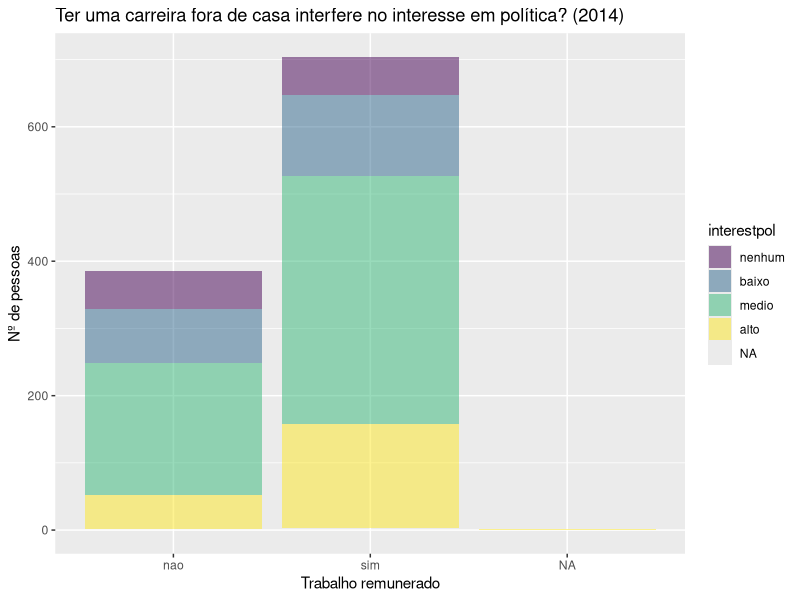
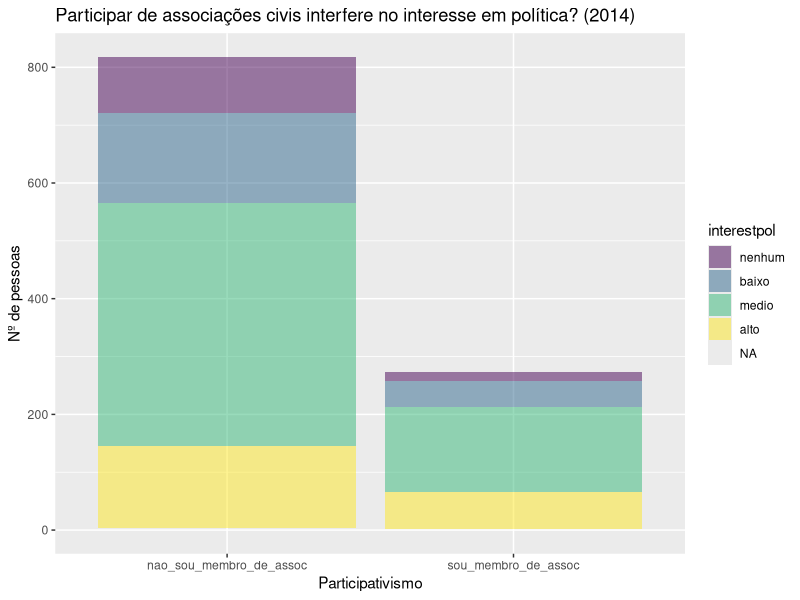
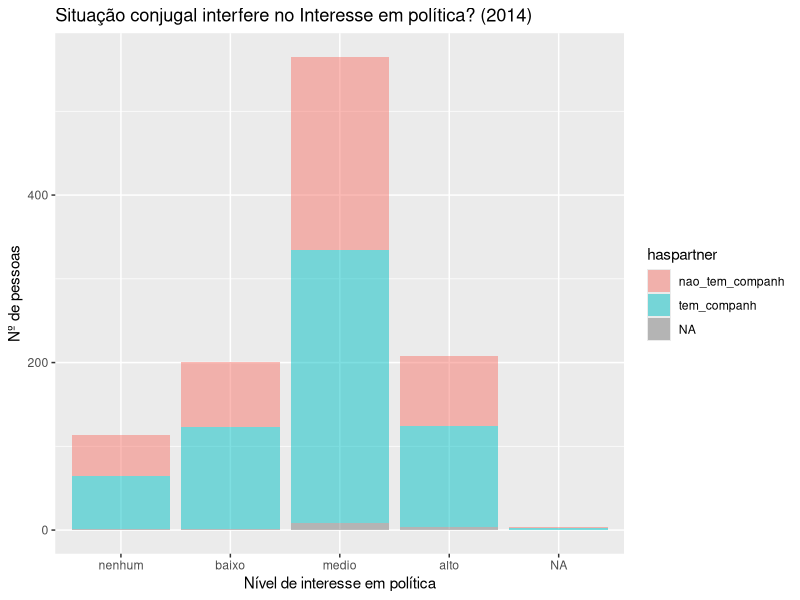
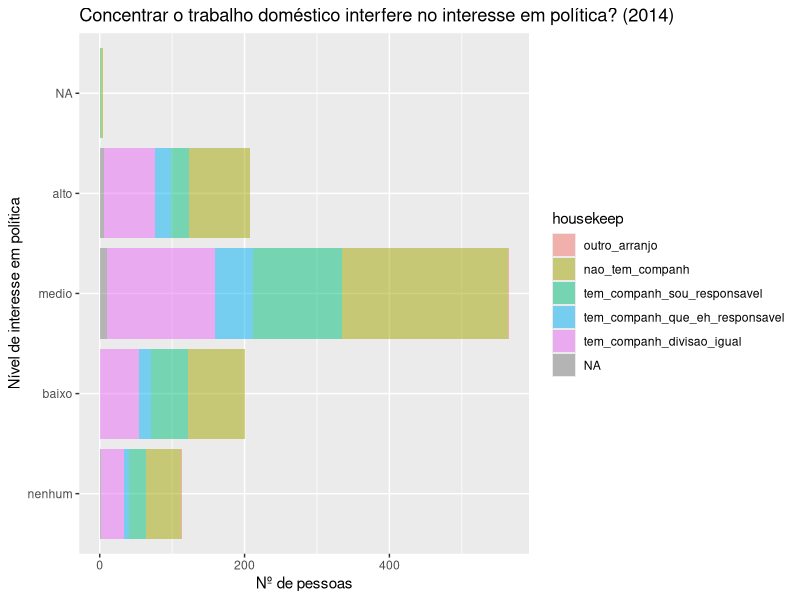
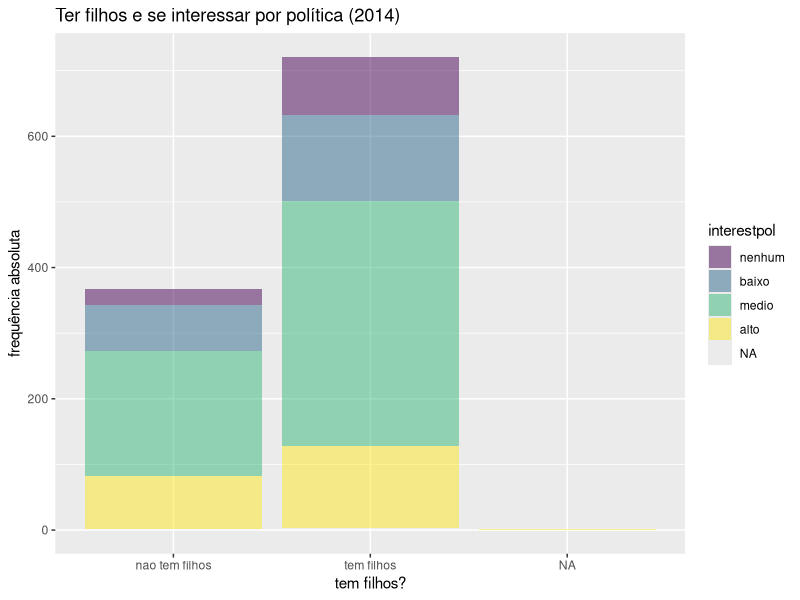
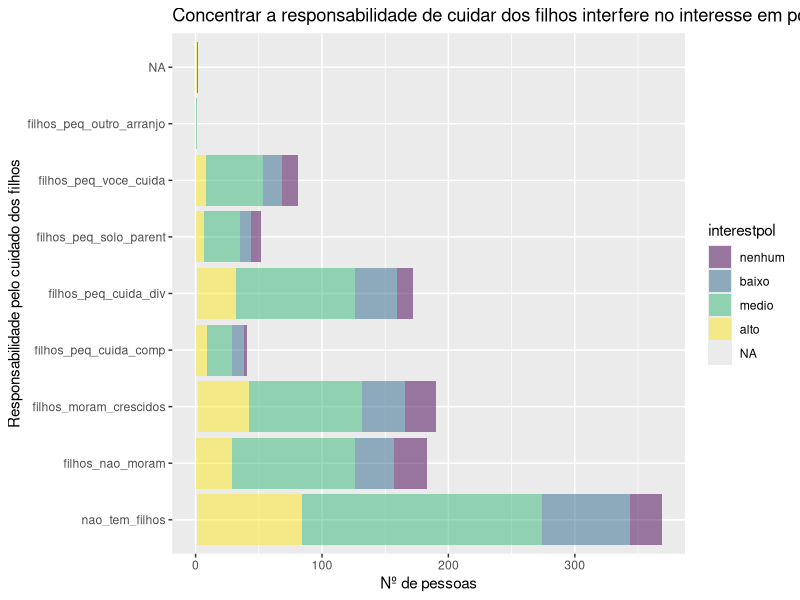
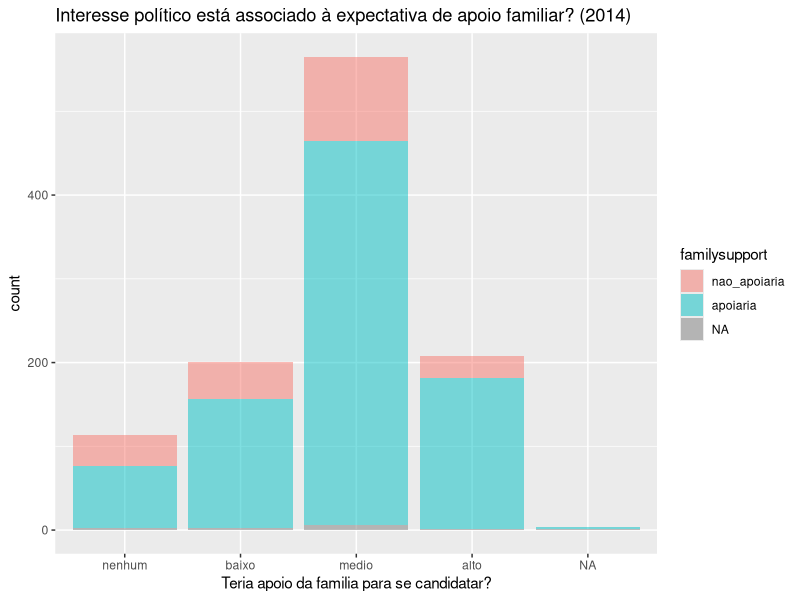
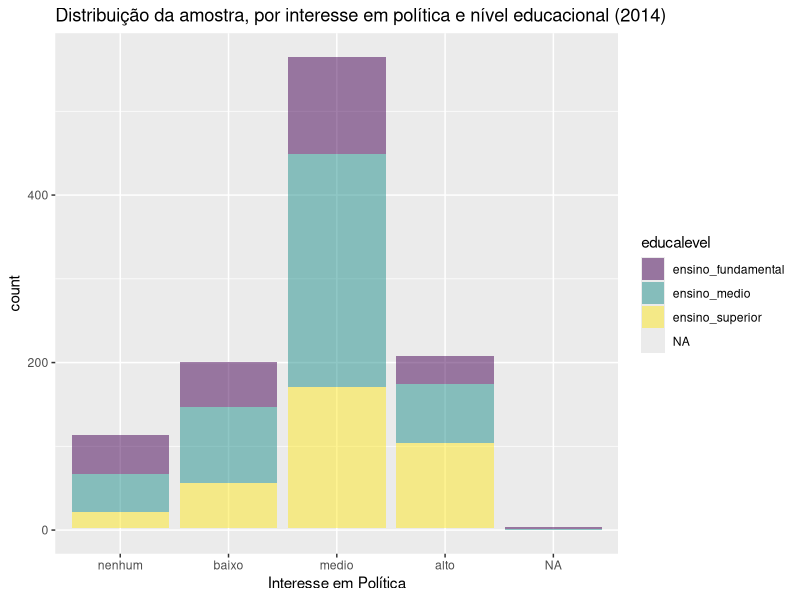

Reproduce these figures in R, in order.
## ---- chunk 1

currentpacks = lapply(c("usethis",
          "gitcreds",
          "tidyverse",
          "bookdown",
          "blogdown",
          "quarto",
          "mice",
          "labelled",
          "Hmisc",
          "prevalence",
          "survey",
          "rtools42",
          "tesseract",
          "tinytex",
          "xelatex",
          "revealjs",
          "palmerpenguins",
          "downlit",
          "xml2",
          "htmlwidgets",
          "shiny",
          "flexdashboard",
          "citation",
          "dplyr",
          "dtplyr",
          "rmarkdown",
          "rvest",
          "polite", 
          "gert",
          "gh",
          "credentials",
          "yaml",
          "haven",
          "janitor",
          "lubridate",
          "readxl",
          "stringr",
          "magrittr",
          "srvyr",
          "gcookbook",
          "report",
          "gghighlight",
          "moderndive",
          "skimr",
          "infer",
          "parsnip",
          "ggplot2",
          "rstatix",
          "ggpubr"), require, character.only = T )

# definir working directory

setwd("~/R Projects/listaetrabfinal")

## ---- chunk 2
polbr <- read_delim("polbr2014final.csv", delim = ";", 
                     col_names = TRUE,
                     na = c("","NA"," NA","NA ","NANA","NA  "," "),
                     col_select = c("estado":"pesos"),
                     col_types = cols(   
                       "estado" = "f",
                       "regiao" = "f",
                       "interestpol" = col_factor(levels = c("nenhum",  
                                                             "baixo",
                                                             "medio",
                                                             "alto"),
                                                  ordered = TRUE,
                                                  include_na = TRUE),
                       "high_interest" = col_factor(levels = c("nao_alto",       
                                                               "alto"),
                                                    ordered = FALSE,
                                                    include_na = TRUE),
                       "med_interest" = col_factor( levels = c("nao_medio",
                                                               "medio"),
                                                         ordered = FALSE,
                                                         include_na = TRUE),
                       "high_med_interest" = col_factor( levels = c( "baixo_sem",
                                                                     "alto_medio"),
                                                         ordered = FALSE,
                                                         include_na = TRUE),
                       "low_interest" = col_factor(levels = c("nao_baixo",
                                                              "baixo"),
                                                   ordered = TRUE,
                                                   include_na = TRUE),
                       "low_no_interest" = col_factor(levels = c( "alto_medio",
                                                                  "baixo_sem"),
                                                      ordered = TRUE,
                                                      include_na = TRUE),
                       "sem_interest" = col_factor(levels = c("algum_interesse",
                                                              "nenhum_interesse"),
                                                   ordered = FALSE,
                                                   include_na = TRUE),
                       "votedifsex1" = col_factor(levels = c("na_misteriosos",
                                                             "nunca_votou__indiferentes",
                                                             "nao_faz_diferenca__mentes_abertas",
                                                             "simhomens_engajados/as_patriarcado",
                                                             "simmulheres_engajados/as_feministas",
                                                             "simna_envergonhados"),
                                                  ordered = FALSE,
                                                  include_na = TRUE),
                     "votedifsex2" = col_factor(levels = c("nunca_votou",
                                                           "nao_faz_diferenca",
                                                           "faz_diferenca"),
                                                  ordered = FALSE,
                                                  include_na = TRUE),
                       "evervotefem" = col_factor(levels = c("nunca votou", 
                                                             "sim",
                                                             "nao")),
                       "faltapoiofam" = col_factor(levels = c("outro",
                                                              "falta de apoio da familia"),
                                                   ordered = FALSE,
                                                   include_na = TRUE),
                       "dific_conc_h" = col_factor(levels = c("outro",
                                                              "dificuldade de concorrer com um homem"),
                                                   ordered = FALSE,
                                                   include_na = TRUE),
                       "apoio_party" = col_factor(levels = c("outro",
                                                             "falta_apoio_party"),
                                                  ordered = FALSE,
                                                  include_na = TRUE),
                       "falta_interesse" = col_factor(levels = c("outro",
                                                                 "falta_interesse"),
                                                      ordered = FALSE,
                                                      include_na = TRUE),
                       "div_sexual_trab" = col_factor(levels = c("outro",
                                                                 "tarefas_domesticas"),
                                                      ordered = FALSE,
                                                      include_na = TRUE),
                       "reasonparty" = col_factor(levels = c("na",
                                                            "falta de apoio dos partidos politicos",
                                                            "falta de interesse por politica",
                                                            "dificuldade de concorrer com um homem",
                                                            "falta de apoio da familia",
                                                            "tempo dedicado as tarefas domesticas", 
                                                            "outro"), 
                                                 ordered = FALSE, 
                                                 include_na = TRUE),
                       "presidsymbolic" = col_factor(levels = c("nao influencia",
                                                                "influencia"),
                                                     ordered = FALSE,
                                                     include_na = TRUE),
                       "femrightsconhece" = col_factor(levels = c("nao_conhece",
                                                                  "conhece")),
                       "femrightsenough" = col_factor(levels = c("voce desconhece a legislacao",
                                                                 "insuficientes",
                                                                 "suficientes"),
                                                      ordered = FALSE,      
                                                      include_na = TRUE),
                       "parityagree" = col_factor(levels = c("discorda",
                                                             "concorda"),
                                                  ordered = FALSE,
                                                  include_na = TRUE), 
                       "quotapunish" = col_factor(levels = c( "nao",
                                                              "sim"),
                                                  ordered = FALSE,
                                                  include_na = TRUE), 
                       "quotasenathird" = col_factor(levels = c("contra",
                                                                "a favor"),
                                                     ordered = FALSE,
                                                     include_na = TRUE), 
                       "haspartner"  = col_factor(levels = c("nao_tem_companh", 
                                                             "tem_companh"),
                                                  ordered = FALSE,
                                                  include_na = TRUE),
                       "housekeep" = col_factor(levels = c("outro_arranjo",
                                                           "nao_tem_companh",
                                                           "tem_companh_sou_responsavel",
                                                           "tem_companh_que_eh_responsavel",
                                                           "tem_companh_divisao_igual"),
                                                ordered = FALSE, 
                                                include_na = TRUE),      
                       "haskids" = col_factor(levels = c("nao tem filhos",
                                                         "tem filhos"),
                                              ordered = FALSE, 
                                              include_na = TRUE),        
                       "haskidsin" = col_factor(levels = c("nao_tem_filhos",
                                                           "filhos_nao_moram",
                                                           "filhos_moram"),
                                                ordered = FALSE,
                                                include_na = TRUE),   
                       "haskidsinlittle" = col_factor(levels = c("nao_tem_filhos",
                                                                 "filhos_nao_moram",
                                                                 "filhos_moram_crescidos",
                                                                 "filhos_moram_pequenos"),
                                                      ordered = FALSE, 
                                                      include_na = TRUE),
                       "kidstotal" = col_factor(levels = c("nao_tem_filhos",
                                                           "filhos_nao_moram",
                                                           "filhos_moram_crescidos",
                                                           "filhos_moram_pequenos",
                                                           "filhos_peq_cuida_comp",
                                                           "filhos_peq_cuida_div",
                                                           "filhos_peq_solo_parent",
                                                           "filhos_peq_voce_cuida",
                                                           "filhos_peq_outro_arranjo"),
                                                ordered = FALSE, 
                                                include_na = TRUE),
                       "wannakids" = col_factor(levels = c("ja_tenho_filhos",
                                                           "quero_ter_filhos",
                                                           "nao_quero_ter_fihos"),
                                                ordered = FALSE,
                                                include_na = TRUE),        
                       "paidjob" = col_factor(levels = c("nao",
                                                         "sim"),
                                              ordered = FALSE,
                                              include_na = TRUE),        
                       "assoc" = col_factor(levels = c("nao_sou_membro_de_assoc", 
                                                       "sou_membro_de_assoc"),
                                            ordered = FALSE,
                                            include_na = TRUE),  
                       "levelassoc" = col_factor(levels = c( "nao_sou_membro_de_assoc",
                                                             "sou_membro_de_assocna",
                                                             "sou_membro_de_assocbaixo",
                                                             "sou_membro_de_assocmedio",
                                                             "sou_membro_de_assocalto"),
                                                 ordered = FALSE,
                                                 include_na = TRUE),
                       "familysupport" = col_factor(levels = c("nao_apoiaria",
                                                               "apoiaria"),
                                                    ordered = FALSE, 
                                                    include_na = TRUE), 
                       "partnersupport" = col_factor(levels = c("nao_apoiaria",
                                                                "apoiaria",
                                                                "nao_tem_companh"),
                                                     ordered = FALSE, 
                                                     include_na = TRUE), 
                       "partnchangcitsupport" = col_factor(levels = c("nao_apoiaria",
                                                                      "apoiaria",
                                                                      "nao_tem_companh"),
                                                           ordered = FALSE, 
                                                           include_na = TRUE), 
                       "candwchance" = col_factor(levels = c("nao",
                                                             "sim"),
                                                  ordered = FALSE,
                                                  include_na = TRUE),    
                       "thinkcand" = col_factor(levels = c("nao_nunca_pensou", 
                                                           "sim_mas_nunca_se_candidatou",
                                                           "sim_e_ja_se_candidatou"),
                                                ordered = FALSE,
                                                include_na = TRUE),     
                       "sex" = col_factor(levels = c("masculino",
                                                     "feminino"),
                                          ordered = FALSE,
                                          include_na = TRUE),            
                       "ageinterval" = col_factor(levels = c("de 16 a 19",
                                                             "de 20 a 29",
                                                             "de 30 a 39",
                                                             "de 40 a 49",
                                                             "de 50 a 59",
                                                             "60 anos ou mais"),
                                                  ordered = TRUE,
                                                  include_na = TRUE),    
                       "educalevel" = col_factor(levels = c("ensino_fundamental",
                                                            "ensino_medio",
                                                            "ensino_superior"),
                                                 ordered = TRUE,
                                                 include_na = TRUE),
                       "incomeinterval" = col_factor(levels = c("sem renda",
                                                                "ate 2 sm",
                                                              "mais de 2 a 5 sm",
                                                              "mais de 5 a 10 sm",
                                                                "mais de 10 sm"), 
                                                     ordered = TRUE,
                                                     include_na = TRUE), 
                       "religion" = col_factor(levels = c("catolica",
                                                          "sem religiao ou crenca",
                                                          "outra",
                                                          "espirita",
                                                          "evangelica"),
                                               ordered = FALSE,
                                               include_na = TRUE),
                       "pesos" = "n"))
                       
  
summary(polbr)

## ---- chunk 3

ggplot( 
  data = polbr, 
  mapping = aes(x = paidjob,
                fill = interestpol)) +
     geom_bar(alpha=.50) +
  labs(x = "Trabalho remunerado",
       y = "Nº de pessoas",
       title = "Ter uma carreira fora de casa interfere no interesse em política? (2014)")

## ---- chunk 4

ggplot( 
  data = polbr, 
  mapping = aes(x = assoc, 
                fill = interestpol)) +
     geom_bar(alpha=.50) +
  labs(x = "Participativismo",
       y = "Nº de pessoas",
       title = "Participar de associações civis interfere no interesse em política? (2014)")

## ---- chunk 5

ggplot( 
  data = polbr, 
  mapping = aes(x = interestpol,
                fill = haspartner)) +
    geom_bar( alpha=.50) +
  labs(x = "Nível de interesse em política",
       y = "Nº de pessoas",
       title = "Situação conjugal interfere no Interesse em política? (2014)")

## ---- chunk 6

ggplot( 
  data = polbr, 
  mapping = aes(x = interestpol,
                fill = housekeep)) +
     geom_bar(alpha=.50) +
  labs(x = "Nível de interesse em política",
       y = "Nº de pessoas",
       title = "Concentrar o trabalho doméstico interfere no interesse em política? (2014)") + coord_flip()

## ---- chunk 7

ggplot( 
  data = polbr, 
  mapping = aes(x = haskids,
                fill = interestpol)) +
     geom_bar(alpha=.50) +
  labs(x = "tem filhos?",
       y = "frequência absoluta",
       title = "Ter filhos e se interessar por política (2014)")

## ---- chunk 8

ggplot( 
  data = polbr, 
  mapping = aes(x = kidstotal,
                fill = interestpol)) +
     geom_bar(alpha=.50) +
  labs(x = "Responsabilidade pelo cuidado dos filhos",
       y = "Nº de pessoas",
       title = "Concentrar a responsabilidade de cuidar dos filhos interfere no interesse em política? (2014)") + coord_flip()
## ---- chunk 9

ggplot( 
  data = polbr, 
  mapping = aes(x = interestpol,
                fill = familysupport)) +
     geom_bar(alpha=.50) +
  labs(x = "Teria apoio da familia para se candidatar?",
       title = "Interesse político está associado à expectativa de apoio familiar? (2014)")
## ---- chunk 10

ggplot( 
  data = polbr, 
  mapping = aes(x = interestpol,
                fill = educalevel)) +
     geom_bar(alpha=.50) +
 labs(x = "Interesse em Política",
      title = "Distribuição da amostra, por interesse em política e nível educacional (2014)")
## ---- chunk 11

##Especificando o formato da tabela de contingência, que contém as variáveis 'sex' e 'high_interest'

tblmcnemartest <- xtabs(~ sex + high_interest, data = polbr)

##Visualização da tabela

print(tblmcnemartest)
## ---- chunk 12
##Aplicação do teste de McNemar

mcnemar.test(tblmcnemartest)

## ---- chunk 13

cramer_v(tblmcnemartest)

